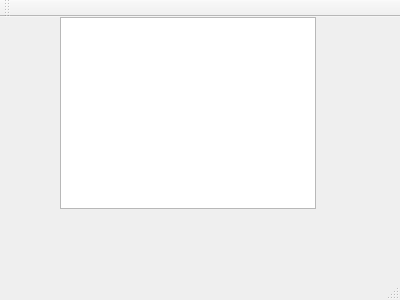
<?xml version="1.0" encoding="UTF-8"?>
<ui version="4.0">
 <class>MainWindow</class>
 <widget class="QMainWindow" name="MainWindow">
  <property name="geometry">
   <rect>
    <x>0</x>
    <y>0</y>
    <width>400</width>
    <height>300</height>
   </rect>
  </property>
  <property name="windowTitle">
   <string>MainWindow</string>
  </property>
  <widget class="QWidget" name="centralWidget">
   <widget class="QListWidget" name="listWidget">
    <property name="geometry">
     <rect>
      <x>60</x>
      <y>0</y>
      <width>256</width>
      <height>192</height>
     </rect>
    </property>
   </widget>
  </widget>
  <widget class="QMenuBar" name="menuBar">
   <property name="geometry">
    <rect>
     <x>0</x>
     <y>0</y>
     <width>400</width>
     <height>26</height>
    </rect>
   </property>
  </widget>
  <widget class="QToolBar" name="mainToolBar">
   <attribute name="toolBarArea">
    <enum>TopToolBarArea</enum>
   </attribute>
   <attribute name="toolBarBreak">
    <bool>false</bool>
   </attribute>
  </widget>
  <widget class="QStatusBar" name="statusBar"/>
 </widget>
 <layoutdefault spacing="6" margin="11"/>
 <resources/>
 <connections/>
</ui>
